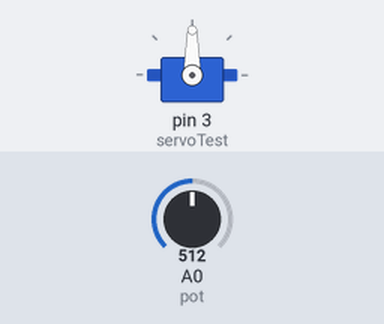
A sketch run on a simulated Arduino Uno, built with avr-gcc and run on an emulated ATmega328P. On the bench: servo. The inputs (shaded band) are chosen by the test bench; at power-on: A0 (pot) = 512.

Above: at 1.2 s.
1.3 s: A0 (pot) set to 716
At 1.7 s:
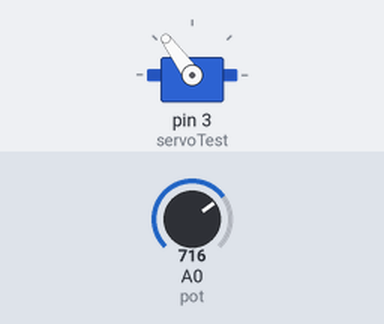
2.8 s: A0 (pot) set to 900
At 4.0 s:
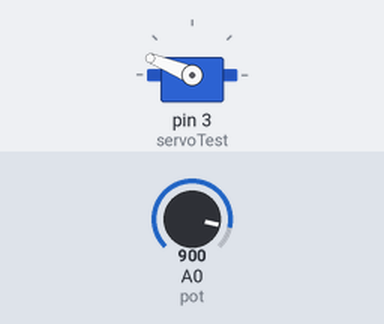
4.3 s: A0 (pot) set to 1023
At 5.2 s:
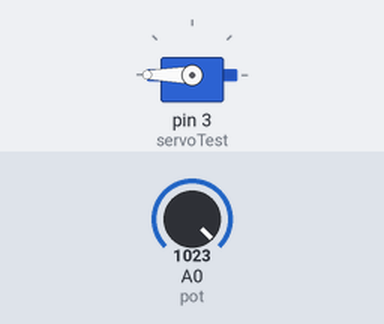
5.8 s: A0 (pot) set to 306
At 6.3 s:
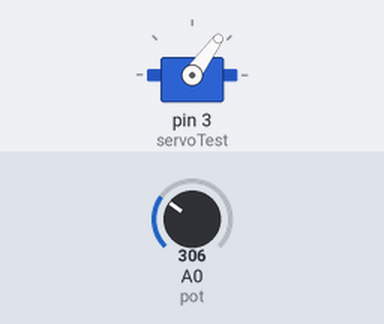
7.3 s: A0 (pot) set to 122
At 8.5 s:
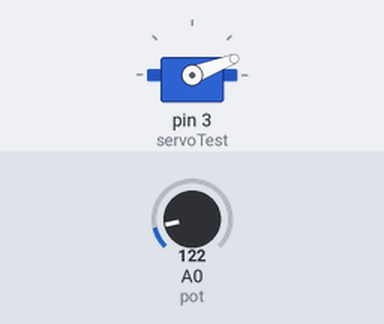
8.8 s: A0 (pot) set to 511
At 9.8 s:
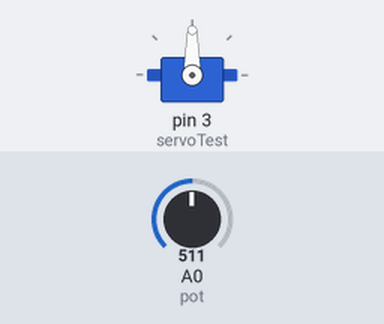
Timing chart, 0 to 11.3 s (numbered marks = the images above; inputs shaded):
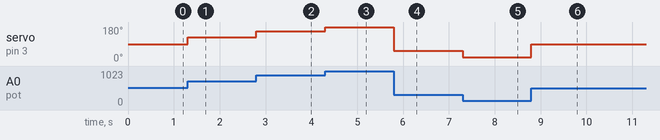

The sketch:

motorTest.ino
```cpp
#include <SPI.h>
#include <Servo.h>
#include <math.h>


Servo servoTest;
int pot = A0;
void setup() {
  // put your setup code here, to run once:
  Serial.begin(9600);

  pinMode(pot, INPUT);
  servoTest.attach(3,1000,2000);

}

void loop() {
  // put your main code here, to run repeatedly:
  int val = analogRead(pot);

  int angle = map(val, 0, 1023, 1000,2000);
  servoTest.writeMicroseconds(angle);
}
```

Measured:
- after the input at 1.3 s, servo on pin 3 (servoTest): 90° → 126° at once
- after the input at 2.8 s, servo on pin 3 (servoTest): 126° → 158° at once
- after the input at 4.3 s, servo on pin 3 (servoTest): 158° → 180° at once
- after the input at 5.8 s, servo on pin 3 (servoTest): 180° → 54° at once
- after the input at 7.3 s, servo on pin 3 (servoTest): 54° → 21° at once
- after the input at 8.8 s, servo on pin 3 (servoTest): 21° → 90° at once
